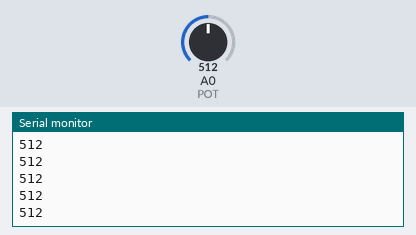
The sketch below on a simulated Arduino Uno, built with avr-gcc and run on an emulated ATmega328P. On the bench: the last lines printed to the serial monitor. The inputs (shaded band) are chosen by the test bench; at power-on: A0 (POT) = 512.

Above: at 1.2 s.
1.3 s: A0 (POT) set to 716
At 1.31 s:
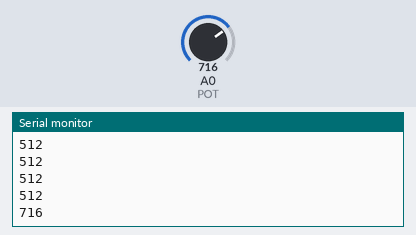
2.8 s: A0 (POT) set to 900
At 2.81 s:
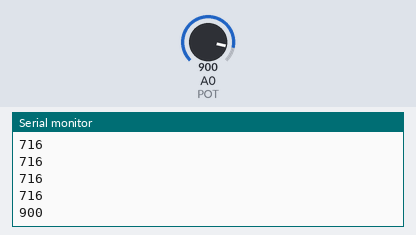
Timing chart, 0 to 5.8 s (numbered marks = the images above; inputs shaded):
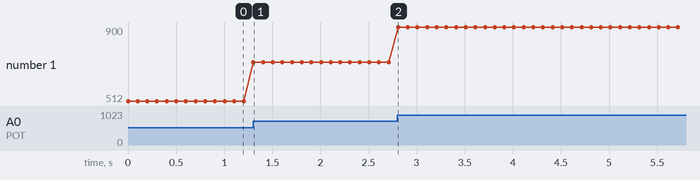

Measured:
- after the input at 1.3 s, the serial monitor: prints a new line at once (image 1)
- after the input at 2.8 s, the serial monitor: prints a new line at once (image 2)
- plotted number 1: 512 → 716 after the input at 1.3 s, 716 → 900 after the input at 2.8 s

The sketch:

01_potenciometro.ino
```cpp
const int POT = A0;

void setup() {
  Serial.begin(9600);
}

void loop() {
  int pot = analogRead(POT);
  Serial.println(pot);

  delay(100);
}
```
